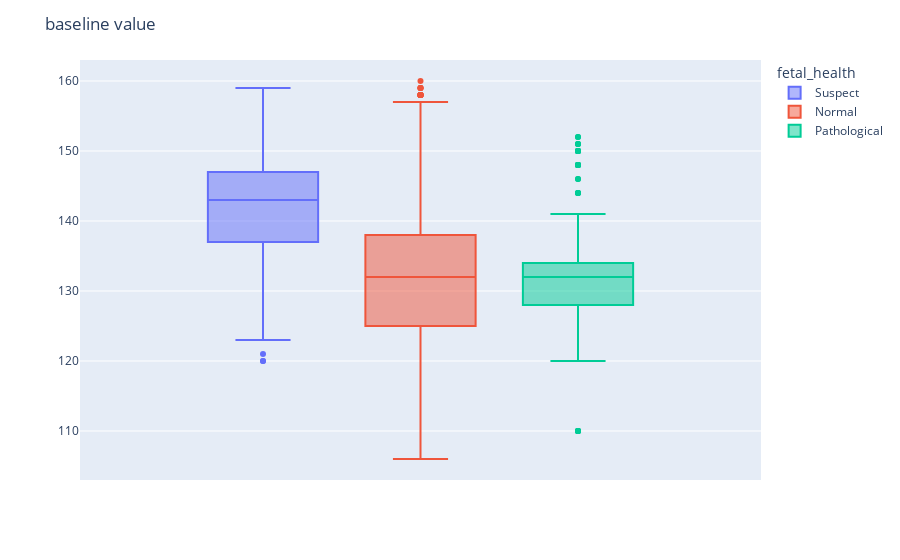
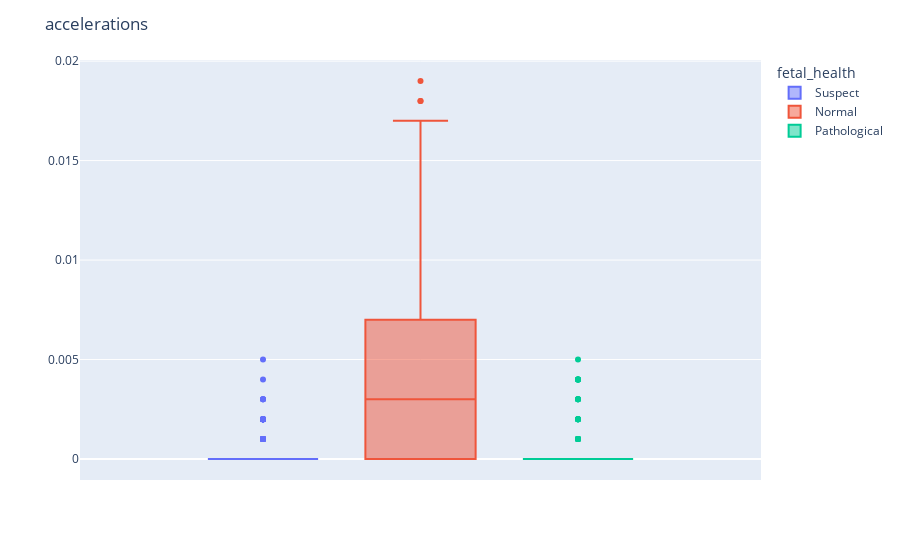
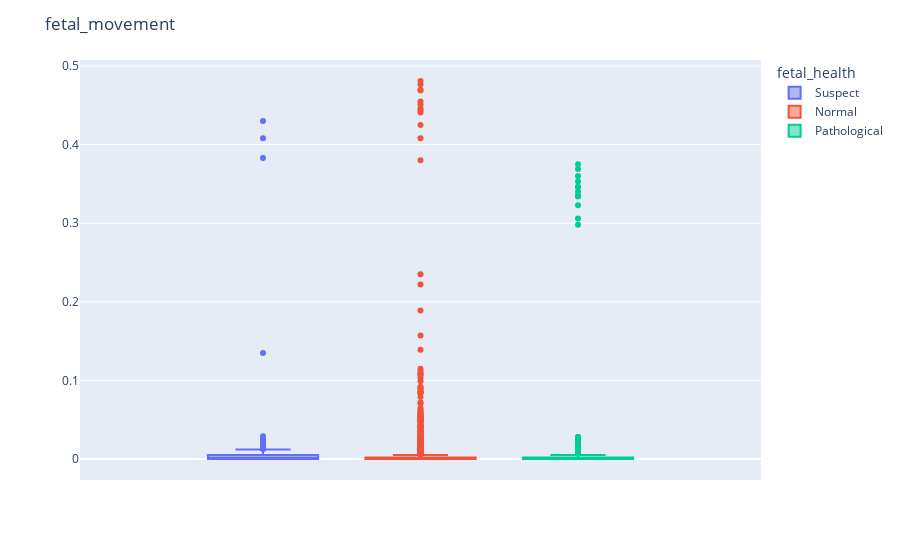
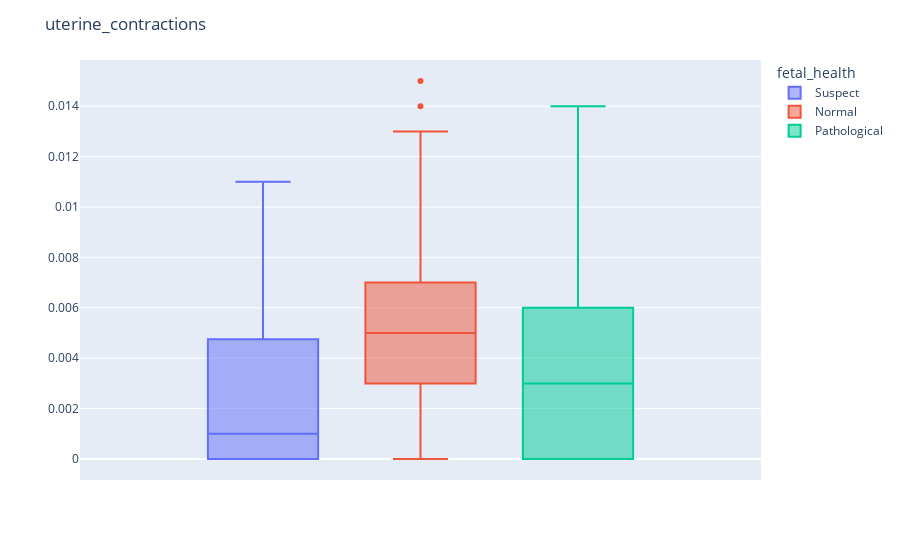

Notebook code cell kept with these figures, in order:
### Code cell
import plotly.express as px

for i in fh.columns[:-2]:
    fig = px.box(fh, 
                    y=fh[i], 
                    color='fetal_health', 
                    category_orders={
                        'cardio_label': ['Normal', 'Suspect', 'Pathological']
                        }
                )
    fig.update_layout(title=f"{i}")
    fig.update_yaxes(title=None)
    fig.show()

#for i in [i for i in fh.columns if i in fh]:
#    CrosstabResult=pd.crosstab(index=fh[i],columns=fh['fetal_health'])
#    CrosstabResult.plot.bar()

### Figure 1 — Plotly figure (JSON) as saved in the notebook; plotly's stock layout.template omitted (floating-point values rounded to 4 significant figures; data arrays with more than 128 entries replaced by an {"elided": "..."} marker saying what was removed)
{"data": [{"alignmentgroup": "True", "hovertemplate": "fetal_health=Suspect<br>baseline value=%{y}<extra></extra>", "legendgroup": "Suspect", "marker": {"color": "#636efa"}, "name": "Suspect", "notched": false, "offsetgroup": "Suspect", "orientation": "v", "showlegend": true, "type": "box", "x0": " ", "xaxis": "x", "y": {"elided": "295 int values"}, "y0": " ", "yaxis": "y"}, {"alignmentgroup": "True", "hovertemplate": "fetal_health=Normal<br>baseline value=%{y}<extra></extra>", "legendgroup": "Normal", "marker": {"color": "#EF553B"}, "name": "Normal", "notched": false, "offsetgroup": "Normal", "orientation": "v", "showlegend": true, "type": "box", "x0": " ", "xaxis": "x", "y": {"elided": "1655 int values"}, "y0": " ", "yaxis": "y"}, {"alignmentgroup": "True", "hovertemplate": "fetal_health=Pathological<br>baseline value=%{y}<extra></extra>", "legendgroup": "Pathological", "marker": {"color": "#00cc96"}, "name": "Pathological", "notched": false, "offsetgroup": "Pathological", "orientation": "v", "showlegend": true, "type": "box", "x0": " ", "xaxis": "x", "y": {"elided": "176 int values"}, "y0": " ", "yaxis": "y"}], "layout": {"boxmode": "group", "legend": {"title": {"text": "fetal_health"}, "tracegroupgap": 0}, "margin": {"t": 60}, "title": {"text": "baseline value"}, "xaxis": {"anchor": "y", "domain": [0, 1]}, "yaxis": {"anchor": "x", "domain": [0, 1], "title": {}}}}

### Figure 2 — Plotly figure (JSON) as saved in the notebook; plotly's stock layout.template omitted (floating-point values rounded to 4 significant figures; data arrays with more than 128 entries replaced by an {"elided": "..."} marker saying what was removed)
{"data": [{"alignmentgroup": "True", "hovertemplate": "fetal_health=Suspect<br>accelerations=%{y}<extra></extra>", "legendgroup": "Suspect", "marker": {"color": "#636efa"}, "name": "Suspect", "notched": false, "offsetgroup": "Suspect", "orientation": "v", "showlegend": true, "type": "box", "x0": " ", "xaxis": "x", "y": {"elided": "295 float values"}, "y0": " ", "yaxis": "y"}, {"alignmentgroup": "True", "hovertemplate": "fetal_health=Normal<br>accelerations=%{y}<extra></extra>", "legendgroup": "Normal", "marker": {"color": "#EF553B"}, "name": "Normal", "notched": false, "offsetgroup": "Normal", "orientation": "v", "showlegend": true, "type": "box", "x0": " ", "xaxis": "x", "y": {"elided": "1655 float values"}, "y0": " ", "yaxis": "y"}, {"alignmentgroup": "True", "hovertemplate": "fetal_health=Pathological<br>accelerations=%{y}<extra></extra>", "legendgroup": "Pathological", "marker": {"color": "#00cc96"}, "name": "Pathological", "notched": false, "offsetgroup": "Pathological", "orientation": "v", "showlegend": true, "type": "box", "x0": " ", "xaxis": "x", "y": {"elided": "176 float values"}, "y0": " ", "yaxis": "y"}], "layout": {"boxmode": "group", "legend": {"title": {"text": "fetal_health"}, "tracegroupgap": 0}, "margin": {"t": 60}, "title": {"text": "accelerations"}, "xaxis": {"anchor": "y", "domain": [0, 1]}, "yaxis": {"anchor": "x", "domain": [0, 1], "title": {}}}}

### Figure 3 — Plotly figure (JSON) as saved in the notebook; plotly's stock layout.template omitted (floating-point values rounded to 4 significant figures; data arrays with more than 128 entries replaced by an {"elided": "..."} marker saying what was removed)
{"data": [{"alignmentgroup": "True", "hovertemplate": "fetal_health=Suspect<br>fetal_movement=%{y}<extra></extra>", "legendgroup": "Suspect", "marker": {"color": "#636efa"}, "name": "Suspect", "notched": false, "offsetgroup": "Suspect", "orientation": "v", "showlegend": true, "type": "box", "x0": " ", "xaxis": "x", "y": {"elided": "295 float values"}, "y0": " ", "yaxis": "y"}, {"alignmentgroup": "True", "hovertemplate": "fetal_health=Normal<br>fetal_movement=%{y}<extra></extra>", "legendgroup": "Normal", "marker": {"color": "#EF553B"}, "name": "Normal", "notched": false, "offsetgroup": "Normal", "orientation": "v", "showlegend": true, "type": "box", "x0": " ", "xaxis": "x", "y": {"elided": "1655 float values"}, "y0": " ", "yaxis": "y"}, {"alignmentgroup": "True", "hovertemplate": "fetal_health=Pathological<br>fetal_movement=%{y}<extra></extra>", "legendgroup": "Pathological", "marker": {"color": "#00cc96"}, "name": "Pathological", "notched": false, "offsetgroup": "Pathological", "orientation": "v", "showlegend": true, "type": "box", "x0": " ", "xaxis": "x", "y": {"elided": "176 float values"}, "y0": " ", "yaxis": "y"}], "layout": {"boxmode": "group", "legend": {"title": {"text": "fetal_health"}, "tracegroupgap": 0}, "margin": {"t": 60}, "title": {"text": "fetal_movement"}, "xaxis": {"anchor": "y", "domain": [0, 1]}, "yaxis": {"anchor": "x", "domain": [0, 1], "title": {}}}}

### Figure 4 — Plotly figure (JSON) as saved in the notebook; plotly's stock layout.template omitted (floating-point values rounded to 4 significant figures; data arrays with more than 128 entries replaced by an {"elided": "..."} marker saying what was removed)
{"data": [{"alignmentgroup": "True", "hovertemplate": "fetal_health=Suspect<br>uterine_contractions=%{y}<extra></extra>", "legendgroup": "Suspect", "marker": {"color": "#636efa"}, "name": "Suspect", "notched": false, "offsetgroup": "Suspect", "orientation": "v", "showlegend": true, "type": "box", "x0": " ", "xaxis": "x", "y": {"elided": "295 float values"}, "y0": " ", "yaxis": "y"}, {"alignmentgroup": "True", "hovertemplate": "fetal_health=Normal<br>uterine_contractions=%{y}<extra></extra>", "legendgroup": "Normal", "marker": {"color": "#EF553B"}, "name": "Normal", "notched": false, "offsetgroup": "Normal", "orientation": "v", "showlegend": true, "type": "box", "x0": " ", "xaxis": "x", "y": {"elided": "1655 float values"}, "y0": " ", "yaxis": "y"}, {"alignmentgroup": "True", "hovertemplate": "fetal_health=Pathological<br>uterine_contractions=%{y}<extra></extra>", "legendgroup": "Pathological", "marker": {"color": "#00cc96"}, "name": "Pathological", "notched": false, "offsetgroup": "Pathological", "orientation": "v", "showlegend": true, "type": "box", "x0": " ", "xaxis": "x", "y": {"elided": "176 float values"}, "y0": " ", "yaxis": "y"}], "layout": {"boxmode": "group", "legend": {"title": {"text": "fetal_health"}, "tracegroupgap": 0}, "margin": {"t": 60}, "title": {"text": "uterine_contractions"}, "xaxis": {"anchor": "y", "domain": [0, 1]}, "yaxis": {"anchor": "x", "domain": [0, 1], "title": {}}}}
